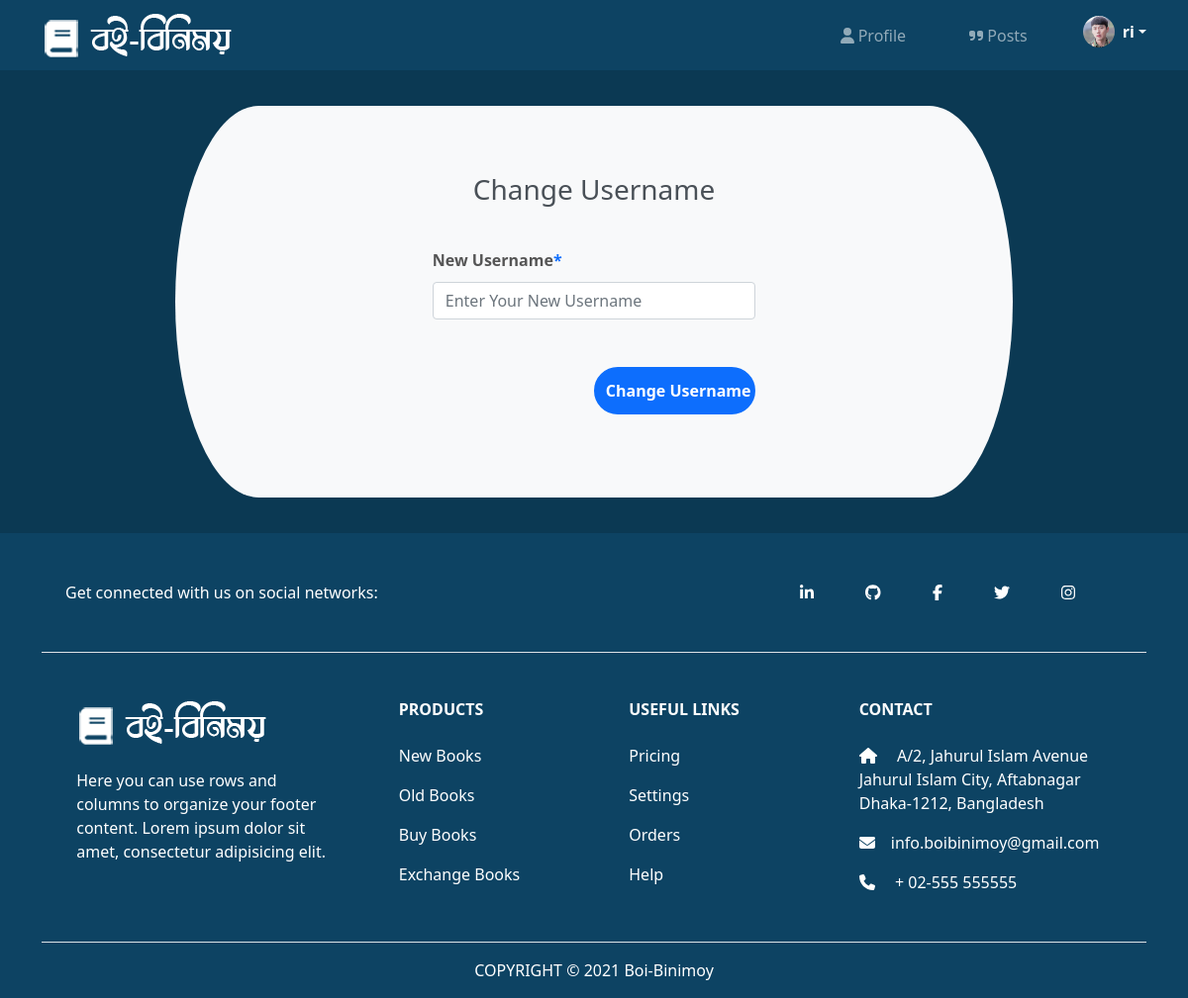
/change-username/ (signed in), run on the app's committed database.
### users/models.py (models this page shows, shortened)
class Customer(models.Model):
    GENDER_TYPE = (
        ('Male','Male'),
        ('Female','Female'),
        ('Others','Others')
    )
    OCCUPATION_TYPE = (
        ('Student','Student'),
        ('Job-Holder','Job-Holder'),
    )
    username = models.OneToOneField(User, null=True, blank=True, on_delete=models.CASCADE)
    first_name = models.CharField(max_length=200, null=True, blank=True)
    last_name = models.CharField(max_length=200, null=True, blank=True)
    profile_pic = models.ImageField(default='profile-white.png', null=True, blank=True)
    phone = models.CharField(max_length=200, null=True, blank=True)
    email = models.CharField(max_length=200, null=True, blank=True)
    address = models.CharField(max_length=200, null=True, blank=True)
    occupation = models.CharField(max_length=50,choices=OCCUPATION_TYPE, null=True,blank=True)
    gender = models.CharField(max_length=50,choices=GENDER_TYPE, null=True,blank=True)
    birth_date = models.DateField(null=True, blank=True)
    created = models.DateTimeField(auto_now_add=True)
    updated = models.DateTimeField(auto_now=True)
    @property
    def customerImageURL(self):
        try:
            img = self.profile_pic.url
        except:
            img = ''
        return img

### users/decorators.py (the view)
        def wrapper_func(request, *args, **kwargs):
            group = None
            if request.user.groups.exists():
                group = request.user.groups.all()[0].name
            if group in allowed_roles:
                return view_func(request, *args, **kwargs)
            else:
                return render(request,'users/unauthorized_page.html')

### users/views.py (called while the page is built, shortened)
@login_required(login_url='login')
@allowed_users(allowed_roles=['customer'])
def changeUsername(request):
    myUser = User.objects.get(username=request.user)
    customer = Customer.objects.get(username=request.user)
    return render(request,'users/change_username.html',{'customer':customer})

### templates/users/change_username.html (shortened to what this page needs)
<!DOCTYPE html>
{% extends 'users/main.html' %}
{% load static %}
    {% block content %}
    <div class="register">
        <div class="row">
            <div class="d-flex justify-content-center">
            <div class="col-md-9 register-oval">
                <div class="tab-content" id="myTabContent">
                    <div class="tab-pane fade show active" id="home" role="tabpanel" aria-labelledby="home-tab">
                        <h3 class="register-heading">Change Username</h3>
                        <form action="" method="POST">
                            <div class="row register-form">
                                <div class="col-md-3"></div>
                                <div class="col-md-6">
                                    <div class="form-group">
                                        <label class="label-text" for="">New Username<span class="text-blue">*</span></label>
                                        <input type="text" id="username" class="form-control" name="username" placeholder="Enter Your New Username" Required>
                                    </div>
                                    <input type="submit" class="btnRegister btn-blue"  value="Change Username"/>
                                </div>
                                <div class="col-md-3"></div>
                            </div>
                        </form>
                    </div>
                </div>
            </div>
            </div>
        </div>
    </div>
    {% endblock %}

### templates/users/navbar.html (shortened to what this page needs)
{% load static %}
<nav class="navbar navbar-expand-lg navbar-dark bg-navbar bg-{{request.user.groups.all.0.name}}">
    <div class="container">
      <a class="navbar-brand" href="{% url 'home' %}"><img src="{% static 'images/logo.png' %}" alt=""></a>
      <div>
          <div class="collapse navbar-collapse" id="navbarNav">
            <ul class="navbar-nav">
              {% if request.user.groups.all.0.name == 'customer' %}
              <li class="nav-item">
                <a class="nav-link" href="{% url 'user-profile' request.user.username %}"><i class="fas fa-user"></i> Profile</a>
              </li>
              <li class="nav-item">
                <a class="nav-link" href="{% url 'books-home' %}"><i class="fas fa-quote-right"></i> Posts</a>
              </li>
              {% endif %}
              {% if request.user.groups.all.0.name == 'customer' %}
              <li class="nav-item">
                <div class="dropdown">
                    <a href="/" class="d-flex align-items-center text-white text-decoration-none dropdown-toggle" id="dropdownUser1" data-bs-toggle="dropdown" aria-expanded="false">
                        <img src='{{customer.customerImageURL}}' alt="" width="32" height="32" class="rounded-circle me-2">
                        <strong>{{customer.username}}</strong>
                    </a>
                </div>
              </li>
              {% else %}
              <li class="nav-item">
                <a class="btn btn-blue" href="{% url 'login' %}"><i class="fas fa-sign-in-alt"></i> Login</a>
              </li>
              {% endif %}
            </ul>
          </div>
      </div>
    </div>
  </nav>

### static/css/style.css (style rules this page uses)
.text-blue { color: #0D6EFD; }
.bg-navbar { background-color: #0d4363; }
.btn-blue { font-weight: bold; color: white; background-color: #0D6EFD; border-radius: 1.5rem; border: 2px solid #0D6EFD; padding: 6px 32px; }
.nav-link { margin-right: 3rem; }
a { text-decoration: none; }
.form-group { margin-bottom: 1rem; }
.label-text { color: #555; font-weight: 700; padding-bottom: 10px; }
.register { background: #0b3953; padding: 3%; }
.register-oval { background: #f8f9fa; border-top-left-radius: 10% 50%; border-top-right-radius: 10% 50%; border-bottom-left-radius: 10% 50%; border-bottom-right-radius: 10% 50%; }
.register .register-form { padding: 10%; margin-top: 10%; }
.btnRegister { float: right; margin-top: 10%; border: 2px solid #0D6EFD; border-radius: 1.5rem; padding: 3%; background: #0D6EFD; color: #fff; font-weight: 600; width: 50%; cursor: pointer; }
.register-heading { text-align: center; margin-top: 8%; margin-bottom: -15%; color: #495057; }
body { background:#eee; }

### templates/users/navbar.html (style rules this page uses)
.bg-customer { background-color: #0d4363; }

### data on the page
Customer: customerImageURL (picture), username "ri"
